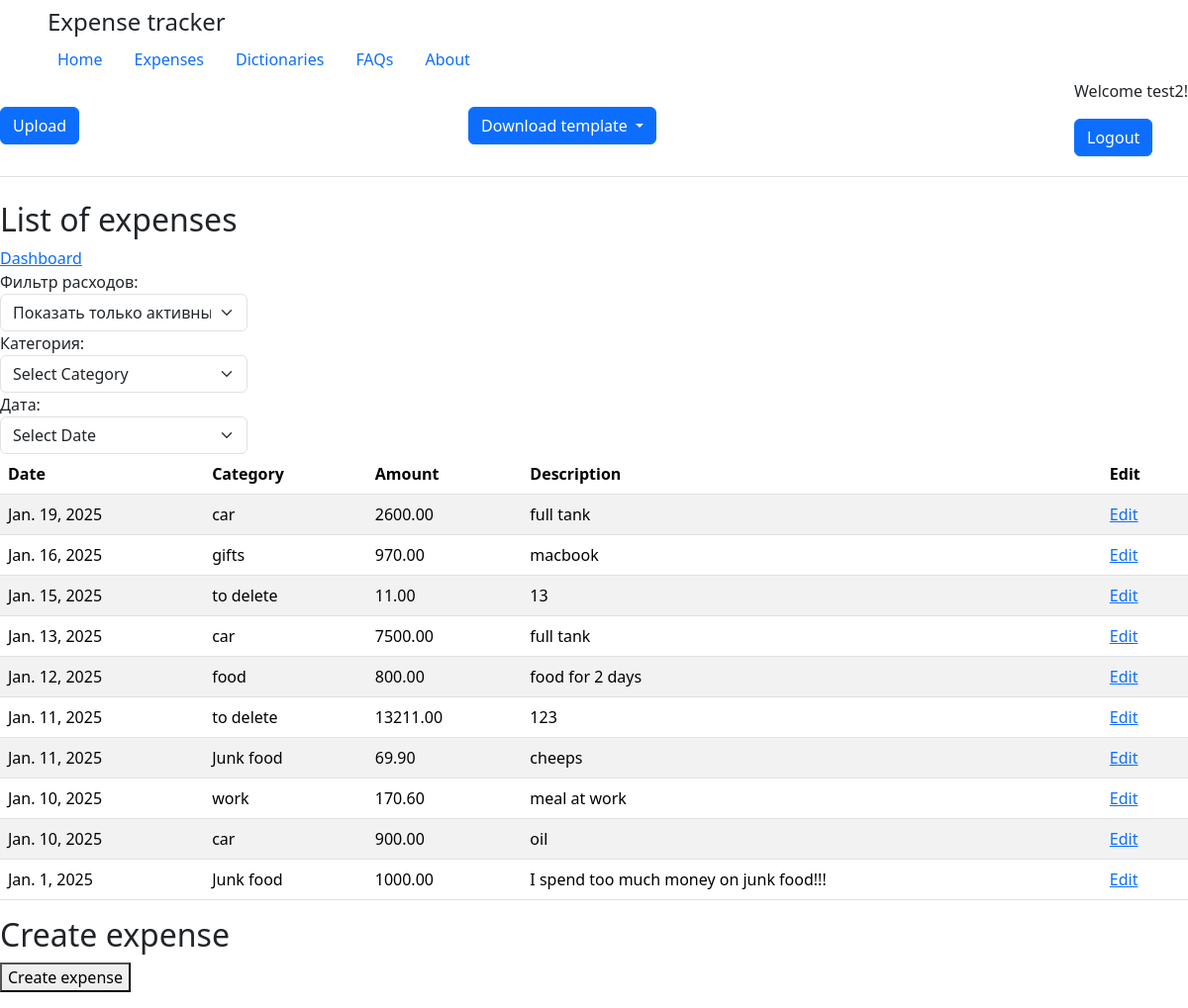
Screenshot of /expenses/create/ (signed in) with the database file from the repository.
### tracker_app/models.py (models this page shows, shortened)
class Expense(models.Model):
    date = models.DateField()
    category = models.ForeignKey(Category, on_delete=models.CASCADE)
    amount = models.DecimalField(max_digits=10, decimal_places=2, validators=[validate_positiv_decimal])
    desc = models.TextField(blank=True, null=True)
    time_update = models.DateTimeField(auto_now=True)
    is_delete = models.BooleanField(default=False)
    class Meta:
        verbose_name = 'Expense'
        verbose_name_plural = 'Expenses'

class Category(models.Model):
    name = models.CharField('category', max_length=250, unique=True)
    is_archive = models.BooleanField(default=False)
    class Meta:
        verbose_name = 'Category'
        verbose_name_plural = 'Categories'

### tracker_app/views.py (the view, shortened to what this page needs)
# urls.py: path('expenses/', views.Expenses.as_view(), name='expense'),
class Expenses(View):
    @decorator
    def get(self, request, pk=None):
        filter_type = request.GET.get('filter', 'active')
        filter_category = request.GET.get('filter_category', None)
        if filter_category:
            try:
                filter_category = int(filter_category)
            except ValueError:
                filter_category = None
        categories = Category.objects.all()
        list_for_auth = UserExpenses.objects.filter(user=request.user.id)
        expenses_for_auth = list_for_auth.values_list('expense', flat=True)
        today = datetime.date.today()
        if pk is None:
            if filter_category:
                exp_list = Expense.objects.filter(id__in=expenses_for_auth, category=filter_category).order_by("-date")
            else:
                exp_list = Expense.objects.filter(id__in=expenses_for_auth).order_by("-date")
            if filter_type == 'active':
                exp_list = exp_list.filter(is_delete=False)
            elif filter_type == 'deleted':
                exp_list = exp_list.filter(is_delete=True)
            return render(request, 'tracker_app/expenses.html', {
                'exp_list': exp_list,
                'filter_type': filter_type,
                'filter_category': filter_category,
                'categories': categories,
                'today': today
            })
        else:
            exp = get_object_or_404(Expense, pk=pk)
            form = ExpensesForm(instance=exp)
            return render(request, 'tracker_app/expenses_edit.html', {'form': form, 'exp': exp, 'today': today})

### tracker_app/views.py (called while the page is built)
def decorator(func):
    def wrapper(self, request, *args, **kwargs):
        if request.user.is_authenticated:
            return func(self, request,  *args, **kwargs)
        else:
            return redirect('users:login')
    return wrapper

### tracker_app/templates/tracker_app/expenses.html (shortened to what this page needs)
{% extends 'users/base.html' %}
{% block export %}
    <body>
        <form action="{% url 'tracker:upload_csv' %}" method="post" enctype="multipart/form-data">
            <button type="submit" class="btn btn-primary" style="margin-right: 3px;">Upload</button>
        </form>
    </body>
    <div class="dropdown">
        <button class="btn btn-primary dropdown-toggle" type="button" id="dropdownMenuButton" data-bs-toggle="dropdown" aria-expanded="false">
            Download template
        </button>
    </div>
{% endblock %}
{% block body%}
    <h2>List of expenses</h2>
    <a href="{% url 'dashboard:example_dashboard' %}">Dashboard</a>
    <form method="get">
       <label for="filter">Фильтр расходов:</label>
            <select  class="form-select custom-width" aria-label="Default select example" name="filter" id="filter" onchange="this.form.submit()">
                <option value="active" {% if filter_type == 'active' %}selected{% endif %}>Показать только активные</option>
            </select>
       <label for="filter_category">Категория:</label>
            <select class="form-select custom-width" name="filter_category" id="filter_category" onchange="this.form.submit()">
                <option value="">Select Category</option>
            </select>
       <label for="filter_category">Дата:</label>
            <select class="form-select custom-width" name="filter_date" id="filter_date" onchange="this.form.submit()">
                <option value="">Select Date</option>
            </select>
    </form>
    <table class="table table-striped table-hover">
        <thead>
            <tr >
                <th>Date</th>
                <th>Category</th>
                <th>Amount</th>
                <th>Description</th>
                <th>Edit</th>
            </tr>
        </thead>
        <tbody>
            {% for expense in exp_list %}
            <tr>
                <td>{{ expense.date }}</td>
                <td>{{ expense.category.name }}</td>
                <td>{{ expense.amount }}</td>
                <td>{{ expense.desc }}</td>
                <td><a href="{% url 'tracker:edit_expense' pk=expense.pk %}">Edit</a></td>
            </tr>
            {% endfor %}
        </tbody>
    </table>
<form action="{% url 'tracker:create_expense' %}" method="post">
    <h2>Create expense</h2>
    <p><button type="submit" name="action" value="create_expense">Create expense</button></p>
</form>
{% endblock %}

### users/templates/users/base.html (shortened to what this page needs)
{% load static %}
<!doctype html>
<html lang="en">
<head>
    <link rel="stylesheet" href="https://cdn.jsdelivr.net/npm/bootstrap@5.3.3/dist/css/bootstrap.min.css">
    <link rel="stylesheet" href="{% static 'users/css/main_style.css' %}">
</head>
<body>
    <header class="d-flex flex-wrap align-items-center justify-content-between py-1 mb-4 border-bottom">
        <a href="/" class="d-flex align-items-center mb-3 mb-md-0 me-md-0 text-dark text-decoration-none">
            <svg class="bi me-2" width="40" height="32" role="img" aria-label="Bootstrap"><use xlink:href="#bootstrap"/></svg>
            <span class="fs-4">Expense tracker</span>
        </a>
        <div class="container custom-container">
            <ul class="nav nav-pills justify-content-start">
                <li class="nav-item">
                    <a href="{% url 'tracker:home' %}" class="nav-link {% if request.path == '/' %}active{% endif %}" aria-current="page">Home</a>
                </li>
                <li class="nav-item">
                    <a href="{% url 'tracker:expense' %}" class="nav-link {% if request.path == '/expenses/' %}active{% endif %}">Expenses</a>
                </li>
                <li class="nav-item">
                    <a href="{% url 'tracker:dict' %}" class="nav-link {% if request.path == '/dict/' %}active{% endif %}">Dictionaries</a>
                </li>
                <li class="nav-item"><a href="#" class="nav-link">FAQs</a></li>
                <li class="nav-item"><a href="#" class="nav-link">About</a></li>
            </ul>
        </div>
        {% block export %}
        {% endblock %}
        <ul>
            {% if user.is_authenticated %}
                <div class="user-info">
                    <p>Welcome {{ user.username }}!</p>
                    <li class="btn btn-primary"><a href="{% url 'users:logout' %}" role="button" style="text-decoration: none; color: white;">Logout</a></li>
                </div>
            {% else %}
                <div class="user-info">
                    <p>Hello unknown!</p>
                    <li class="btn btn-primary"><a href="{% url 'users:login' %}" role="button" style="text-decoration: none; color: white;">Please login</a></li>
                </div>
            {% endif %}
        </ul>
    </header>
    <main>
        {% block body %}
        {% endblock %}
    </main>
</body>
</html>

### users/static/users/css/main_style.css (style rules this page uses)
main { margin-top: 0vh; }
.custom-width { width: 250px; }

### rows the page displays
Expense: date "Jan. 19, 2025", category.name "car", amount "2600.00", desc "full tank"
Expense: date "Jan. 16, 2025", category.name "gifts", amount "970.00", desc "macbook"
Expense: date "Jan. 15, 2025", category.name "to delete", amount "11.00", desc "13"
Expense: date "Jan. 13, 2025", category.name "car", amount "7500.00", desc "full tank"
Expense: date "Jan. 12, 2025", category.name "food", amount "800.00", desc "food for 2 days"
Expense: date "Jan. 11, 2025", category.name "to delete", amount "13211.00", desc "123"
Expense: date "Jan. 11, 2025", category.name "Junk food", amount "69.90", desc "cheeps"
Expense: date "Jan. 10, 2025", category.name "work", amount "170.60", desc "meal at work"
Expense: date "Jan. 10, 2025", category.name "car", amount "900.00", desc "oil"
Expense: date "Jan. 1, 2025", category.name "Junk food", amount "1000.00", desc "I spend too much money on junk food!!!"

### other values shown
{{ user.username }} "test2"
